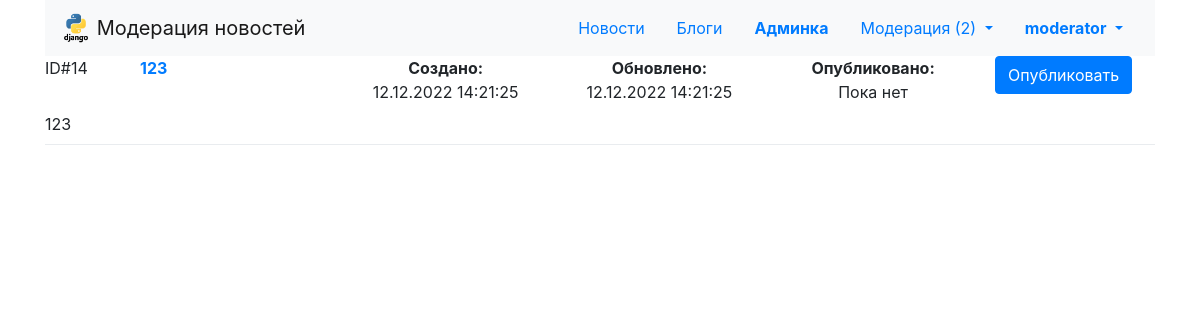
/newsmoder/ (signed in), run on the app's committed database.
### app_news/models.py (models this page shows)
class NewsItem(models.Model):
    header = models.CharField(
        verbose_name='Заголовок',
        max_length=200
    )
    content = models.TextField(
        verbose_name='Содержание',
        max_length=5000
    )
    create_at = models.DateTimeField(
        auto_now_add=True,
        verbose_name='Дата создания'
    )
    updated_at = models.DateTimeField(
        auto_now=True,
        verbose_name='Дата обновления'
    )
    publicised_at = models.DateTimeField(
        auto_now_add=False,
        verbose_name='Дата публикации',
        blank=True,
        null=True
    )
    user = models.ForeignKey(
        User,
        verbose_name='Чья новость (AbstractUser)',
        default=None,
        null=True,
        related_name='news_user',
        on_delete=models.CASCADE
    )
    published = models.BooleanField(
        default=False,
        verbose_name='Пройдена модерация'
    )
    published_by = models.ForeignKey(
        User,
        verbose_name='Кем опубликована (AbstractUser)',
        default=None,
        null=True,
        related_name='news_moder_user',
        on_delete=models.CASCADE
    )
    tag = models.CharField(
        verbose_name='Тег для новости',
        max_length=300
    )
    class Meta:
        verbose_name = 'новость'
        verbose_name_plural = 'новости'
        db_table = 'news'
        ordering = ['-create_at']
        permissions = (
            ("can_publish", "Может публиковать"),
        )

### app_news/views.py (the view)
class NewsModerListView(generic.ListView):
    model = NewsItem
    template_name = 'pages/moder/verify_news_list.html'
    queryset = NewsItem.objects.filter(published=False)
    main_header = 'Модерация новостей'
    page_header = f'{main_header} | Django | Skillbox'
    page_title = main_header
    context_object_name = 'news_list_moder'
    def get_context_data(self, *, object_list=None, **kwargs):
        context = super(NewsModerListView, self).get_context_data(**kwargs)
        context['page_header'] = self.page_header
        context['page_title'] = self.page_title
        return context

### app_users/context_processors.py (called while the page is built)
def add_variable_to_context(request):
    users_unverified = User.objects.filter(groups__name='Зарегистрированные пользователи').count()
    unmoder_news = NewsItem.objects.filter(published=False).count()
    total_moders = users_unverified + unmoder_news
    return {
        'users_unverified': users_unverified,
        'unmoder_news': unmoder_news,
        'total_moders': total_moders,
    }

### app_users/templatetags/poll_extras.py (called while the page is built)
@register.filter(name='has_group')
def has_group(user, group_name):
    group = Group.objects.get(name=group_name)
    return True if group in user.groups.all() else False

### templates/pages/moder/verify_news_list.html (shortened to what this page needs)
{% extends 'base_template/base_template.html' %}
{% load poll_extras %}
{% block content %}
    {% if request.user.is_authenticated %}
        {% if request.user|has_group:"Модераторы" %}
            {% if news_list_moder %}
                {% url 'page_news_moder_publish'   as action_news_publish %}
                {% for news_item in news_list_moder %}
                    <div class="row mb-2">
                        <div class="col-1">
                            ID#{{ news_item.id }}
                        </div>
                        <div class="col">
                            {% url 'page_my_news_detail_moder' news_item.id as link_news_detail_moder %}
                            <a href="{{ link_news_detail_moder }}"><b>{{ news_item.header }}</b></a>
                        </div>
                        <div class="col text-center">
                            <b>Создано:</b><br>
                            {{ news_item.create_at|date:"d.m.Y H:i:s" }}
                        </div>
                        <div class="col text-center">
                            <b>Обновлено:</b><br>
                            {{ news_item.updated_at|date:"d.m.Y H:i:s" }}
                        </div>
                        <div class="col text-center">
                            <b>Опубликовано:</b><br>
                            {% if not news_item.published %}
                                Пока нет
                            {% else %}
                                {{ news_item.updated_at|date:"d.m.Y H:i:s" }}
                            {% endif %}
                        </div>
                        <div class="col-2">
                            {% if news_item.published %}
                                Опубликовано
                            {% else %}
                                <form action="{{ action_news_publish }}" method="post">
                                    <input class="btn btn-primary" type="submit" name="sub" value="Опубликовать">
                                </form>
                            {% endif %}
                        </div>
                    </div>
                    <div class="row mt-0">
                        <div class="col">
                            {{ news_item.content }}
                        </div>
                    </div>
                    <div class="dropdown-divider mb-5"></div>
                {% endfor %}
            {% else %}
                {% include 'utls_template/alert.html' with bt_theme="info" bt_text="Нет непромодерированных новостей" %}
            {% endif %}
        {% else %}
            {% include 'utls_template/alert.html' with bt_theme="danger" bt_text="У вас нет прав" %}
        {% endif %}
    {% else %}
        {% include 'utls_template/alert.html' with bt_theme="danger" bt_text="Нужна авторизация" %}
    {% endif %}
{% endblock %}

### templates/auth_template/index.html (shortened to what this page needs)
{% load poll_extras %}
{% if request.user.is_authenticated %}
    {% if request.user|has_group:"Модераторы" %}
        <li class="nav-item dropdown">
            <a class="nav-link dropdown-toggle" href="#" id="moder-nav-bar" role="button" data-toggle="dropdown" aria-haspopup="true" aria-expanded="false">
                Модерация ({{ total_moders }})
            </a>
        </li>
    {% endif %}
{% endif %}
<li class="nav-item dropdown">
    {% if request.user.is_authenticated %}
        <a class="nav-link dropdown-toggle" href="#" id="profile-nav-bar" role="button" data-toggle="dropdown" aria-haspopup="true" aria-expanded="false">
            <b>{{ request.user.username }}</b>
        </a>
    {% endif %}
</li>

### data on the page
NewsItem: id "14", header "123", create_at "12.12.2022 14:21:25", updated_at "12.12.2022 14:21:25", published "Пока нет", content "123"

### other printed values
{{ page_title }} "Модерация новостей"
{{ total_moders }} "2"
{{ request.user.username }} "moderator"
